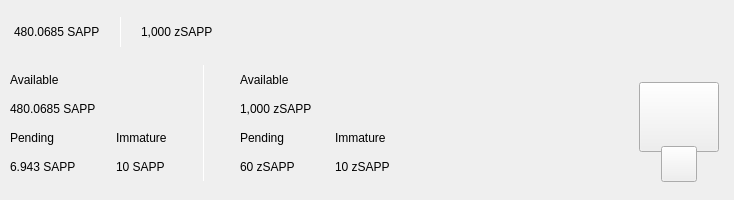
<?xml version="1.0" encoding="UTF-8"?>
<ui version="4.0">
 <class>TopBar</class>
 <widget class="QWidget" name="TopBar">
  <property name="geometry">
   <rect>
    <x>0</x>
    <y>0</y>
    <width>734</width>
    <height>200</height>
   </rect>
  </property>
  <property name="minimumSize">
   <size>
    <width>0</width>
    <height>200</height>
   </size>
  </property>
  <property name="maximumSize">
   <size>
    <width>16777215</width>
    <height>200</height>
   </size>
  </property>
  <property name="windowTitle">
   <string>Form</string>
  </property>
  <layout class="QVBoxLayout" name="verticalLayout_10" stretch="0">
   <property name="spacing">
    <number>0</number>
   </property>
   <property name="leftMargin">
    <number>0</number>
   </property>
   <property name="topMargin">
    <number>0</number>
   </property>
   <property name="rightMargin">
    <number>0</number>
   </property>
   <property name="bottomMargin">
    <number>0</number>
   </property>
   <item>
    <widget class="PFBorderImage" name="containerTop">
     <layout class="QVBoxLayout" name="verticalLayout_11">
      <property name="spacing">
       <number>0</number>
      </property>
      <property name="leftMargin">
       <number>0</number>
      </property>
      <property name="topMargin">
       <number>0</number>
      </property>
      <property name="rightMargin">
       <number>0</number>
      </property>
      <property name="bottomMargin">
       <number>0</number>
      </property>
      <item>
       <widget class="QWidget" name="top_container_2" native="true">
        <property name="minimumSize">
         <size>
          <width>0</width>
          <height>65</height>
         </size>
        </property>
        <layout class="QHBoxLayout" name="top_container">
         <property name="spacing">
          <number>0</number>
         </property>
         <property name="leftMargin">
          <number>14</number>
         </property>
         <property name="topMargin">
          <number>0</number>
         </property>
         <property name="rightMargin">
          <number>14</number>
         </property>
         <property name="bottomMargin">
          <number>0</number>
         </property>
         <item alignment="Qt::AlignVCenter">
          <widget class="QWidget" name="widgetTopAmount" native="true">
           <property name="sizePolicy">
            <sizepolicy hsizetype="Preferred" vsizetype="Maximum">
             <horstretch>0</horstretch>
             <verstretch>0</verstretch>
            </sizepolicy>
           </property>
           <layout class="QHBoxLayout" name="horizontalLayout_5">
            <property name="spacing">
             <number>0</number>
            </property>
            <property name="leftMargin">
             <number>0</number>
            </property>
            <property name="topMargin">
             <number>0</number>
            </property>
            <property name="rightMargin">
             <number>0</number>
            </property>
            <property name="bottomMargin">
             <number>0</number>
            </property>
            <item alignment="Qt::AlignTop">
             <widget class="QLabel" name="labelAmountTopPiv">
              <property name="minimumSize">
               <size>
                <width>0</width>
                <height>36</height>
               </size>
              </property>
              <property name="styleSheet">
               <string notr="true">padding:0px;margin:0px;</string>
              </property>
              <property name="text">
               <string notr="true">480.0685 SAPP</string>
              </property>
             </widget>
            </item>
            <item>
             <spacer name="horizontalSpacer_11">
              <property name="orientation">
               <enum>Qt::Horizontal</enum>
              </property>
              <property name="sizeType">
               <enum>QSizePolicy::Fixed</enum>
              </property>
              <property name="sizeHint" stdset="0">
               <size>
                <width>20</width>
                <height>20</height>
               </size>
              </property>
             </spacer>
            </item>
            <item alignment="Qt::AlignVCenter">
             <widget class="QLabel" name="typeSpacerTop">
              <property name="minimumSize">
               <size>
                <width>1</width>
                <height>30</height>
               </size>
              </property>
              <property name="maximumSize">
               <size>
                <width>1</width>
                <height>30</height>
               </size>
              </property>
              <property name="styleSheet">
               <string notr="true">background-color:white;
padding:0px;
border:none;</string>
              </property>
              <property name="text">
               <string/>
              </property>
             </widget>
            </item>
            <item>
             <spacer name="horizontalSpacer_12">
              <property name="orientation">
               <enum>Qt::Horizontal</enum>
              </property>
              <property name="sizeType">
               <enum>QSizePolicy::Fixed</enum>
              </property>
              <property name="sizeHint" stdset="0">
               <size>
                <width>20</width>
                <height>20</height>
               </size>
              </property>
             </spacer>
            </item>
            <item alignment="Qt::AlignTop">
             <widget class="QLabel" name="labelAmountTopzPiv">
              <property name="minimumSize">
               <size>
                <width>0</width>
                <height>36</height>
               </size>
              </property>
              <property name="text">
               <string notr="true">1,000 zSAPP</string>
              </property>
             </widget>
            </item>
           </layout>
          </widget>
         </item>
         <item>
          <spacer name="horizontalSpacer">
           <property name="orientation">
            <enum>Qt::Horizontal</enum>
           </property>
           <property name="sizeHint" stdset="0">
            <size>
             <width>40</width>
             <height>20</height>
            </size>
           </property>
          </spacer>
         </item>
         <item>
          <layout class="QHBoxLayout" name="horizontalLayout_4">
           <property name="spacing">
            <number>12</number>
           </property>
           <property name="rightMargin">
            <number>0</number>
           </property>
           <item alignment="Qt::AlignRight">
            <widget class="QWidget" name="layoutSync" native="true">
             <property name="minimumSize">
              <size>
               <width>0</width>
               <height>36</height>
              </size>
             </property>
             <property name="maximumSize">
              <size>
               <width>16777215</width>
               <height>36</height>
              </size>
             </property>
             <layout class="QVBoxLayout" name="verticalLayout_9">
              <property name="leftMargin">
               <number>0</number>
              </property>
              <property name="topMargin">
               <number>0</number>
              </property>
              <property name="rightMargin">
               <number>0</number>
              </property>
              <property name="bottomMargin">
               <number>0</number>
              </property>
              <item>
               <widget class="ExpandableButton" name="pushButtonSync" native="true">
                <property name="minimumSize">
                 <size>
                  <width>36</width>
                  <height>36</height>
                 </size>
                </property>
                <property name="maximumSize">
                 <size>
                  <width>16777215</width>
                  <height>36</height>
                 </size>
                </property>
               </widget>
              </item>
             </layout>
            </widget>
           </item>
           <item>
            <widget class="ExpandableButton" name="pushButtonHDUpgrade" native="true">
             <property name="minimumSize">
              <size>
               <width>36</width>
               <height>36</height>
              </size>
             </property>
            </widget>
           </item>
           <item>
            <widget class="ExpandableButton" name="pushButtonStack" native="true">
             <property name="minimumSize">
              <size>
               <width>36</width>
               <height>36</height>
              </size>
             </property>
            </widget>
           </item>
           <item>
            <widget class="ExpandableButton" name="pushButtonColdStaking" native="true">
             <property name="minimumSize">
              <size>
               <width>36</width>
               <height>36</height>
              </size>
             </property>
            </widget>
           </item>
           <item>
            <widget class="ExpandableButton" name="pushButtonConnection" native="true">
             <property name="minimumSize">
              <size>
               <width>36</width>
               <height>36</height>
              </size>
             </property>
            </widget>
           </item>
           <item>
            <widget class="ExpandableButton" name="pushButtonTor" native="true">
             <property name="minimumSize">
              <size>
               <width>36</width>
               <height>36</height>
              </size>
             </property>
            </widget>
           </item>
           <item>
            <widget class="ExpandableButton" name="pushButtonLock" native="true">
             <property name="sizePolicy">
              <sizepolicy hsizetype="Expanding" vsizetype="Expanding">
               <horstretch>0</horstretch>
               <verstretch>0</verstretch>
              </sizepolicy>
             </property>
             <property name="minimumSize">
              <size>
               <width>36</width>
               <height>0</height>
              </size>
             </property>
            </widget>
           </item>
          </layout>
         </item>
        </layout>
       </widget>
      </item>
      <item>
       <widget class="QWidget" name="bottom_container" native="true">
        <property name="minimumSize">
         <size>
          <width>0</width>
          <height>135</height>
         </size>
        </property>
        <layout class="QHBoxLayout" name="botton_container">
         <property name="leftMargin">
          <number>10</number>
         </property>
         <property name="topMargin">
          <number>0</number>
         </property>
         <property name="rightMargin">
          <number>10</number>
         </property>
         <property name="bottomMargin">
          <number>10</number>
         </property>
         <item>
          <layout class="QHBoxLayout" name="horizontalLayout_3">
           <property name="bottomMargin">
            <number>9</number>
           </property>
           <item>
            <layout class="QVBoxLayout" name="verticalLayout_7">
             <property name="spacing">
              <number>0</number>
             </property>
             <property name="leftMargin">
              <number>0</number>
             </property>
             <property name="rightMargin">
              <number>30</number>
             </property>
             <item>
              <layout class="QVBoxLayout" name="verticalLayout_2">
               <item>
                <widget class="QLabel" name="labelTitle1">
                 <property name="text">
                  <string>Available</string>
                 </property>
                </widget>
               </item>
               <item>
                <widget class="QLabel" name="labelAmountPiv">
                 <property name="text">
                  <string notr="true">480.0685 SAPP</string>
                 </property>
                </widget>
               </item>
              </layout>
             </item>
             <item>
              <layout class="QHBoxLayout" name="horizontalLayout_2">
               <property name="spacing">
                <number>0</number>
               </property>
               <item>
                <layout class="QVBoxLayout" name="verticalLayout_3">
                 <item>
                  <widget class="QLabel" name="labelTitle3">
                   <property name="text">
                    <string>Pending</string>
                   </property>
                  </widget>
                 </item>
                 <item>
                  <widget class="QLabel" name="labelPendingPiv">
                   <property name="text">
                    <string notr="true">6.943 SAPP</string>
                   </property>
                  </widget>
                 </item>
                </layout>
               </item>
               <item>
                <spacer name="horizontalSpacer_3">
                 <property name="orientation">
                  <enum>Qt::Horizontal</enum>
                 </property>
                 <property name="sizeType">
                  <enum>QSizePolicy::Fixed</enum>
                 </property>
                 <property name="sizeHint" stdset="0">
                  <size>
                   <width>40</width>
                   <height>20</height>
                  </size>
                 </property>
                </spacer>
               </item>
               <item>
                <layout class="QVBoxLayout" name="verticalLayout_4">
                 <item>
                  <widget class="QLabel" name="labelTitle4">
                   <property name="text">
                    <string>Immature</string>
                   </property>
                  </widget>
                 </item>
                 <item>
                  <widget class="QLabel" name="labelImmaturePiv">
                   <property name="text">
                    <string notr="true">10 SAPP</string>
                   </property>
                  </widget>
                 </item>
                </layout>
               </item>
              </layout>
             </item>
            </layout>
           </item>
           <item>
            <widget class="QLabel" name="typeSpacerExpanded">
             <property name="minimumSize">
              <size>
               <width>1</width>
               <height>100</height>
              </size>
             </property>
             <property name="maximumSize">
              <size>
               <width>1</width>
               <height>16777215</height>
              </size>
             </property>
             <property name="styleSheet">
              <string notr="true">background-color:white;
padding:0px;
border:none;</string>
             </property>
             <property name="text">
              <string/>
             </property>
            </widget>
           </item>
           <item>
            <widget class="QWidget" name="zerocoinBalances" native="true">
             <layout class="QVBoxLayout" name="verticalLayout_8">
              <property name="spacing">
               <number>0</number>
              </property>
              <property name="leftMargin">
               <number>30</number>
              </property>
              <property name="topMargin">
               <number>0</number>
              </property>
              <property name="rightMargin">
               <number>0</number>
              </property>
              <property name="bottomMargin">
               <number>0</number>
              </property>
              <item>
               <layout class="QVBoxLayout" name="verticalLayout">
                <item>
                 <widget class="QLabel" name="labelTitleAvailablezPiv">
                  <property name="text">
                   <string>Available</string>
                  </property>
                 </widget>
                </item>
                <item>
                 <widget class="QLabel" name="labelAvailablezPiv">
                  <property name="text">
                   <string notr="true">1,000 zSAPP</string>
                  </property>
                 </widget>
                </item>
               </layout>
              </item>
              <item>
               <layout class="QHBoxLayout" name="horizontalLayout">
                <property name="spacing">
                 <number>0</number>
                </property>
                <item>
                 <layout class="QVBoxLayout" name="verticalLayout_5">
                  <item>
                   <widget class="QLabel" name="labelTitlePendingzPiv">
                    <property name="text">
                     <string>Pending</string>
                    </property>
                   </widget>
                  </item>
                  <item>
                   <widget class="QLabel" name="labelPendingzPiv">
                    <property name="text">
                     <string notr="true">60 zSAPP</string>
                    </property>
                   </widget>
                  </item>
                 </layout>
                </item>
                <item>
                 <spacer name="horizontalSpacer_4">
                  <property name="orientation">
                   <enum>Qt::Horizontal</enum>
                  </property>
                  <property name="sizeType">
                   <enum>QSizePolicy::Fixed</enum>
                  </property>
                  <property name="sizeHint" stdset="0">
                   <size>
                    <width>40</width>
                    <height>20</height>
                   </size>
                  </property>
                 </spacer>
                </item>
                <item>
                 <layout class="QVBoxLayout" name="verticalLayout_6">
                  <item>
                   <widget class="QLabel" name="labelTitleImmaturezPiv">
                    <property name="text">
                     <string>Immature</string>
                    </property>
                   </widget>
                  </item>
                  <item>
                   <widget class="QLabel" name="labelImmaturezPiv">
                    <property name="text">
                     <string notr="true">10 zSAPP</string>
                    </property>
                   </widget>
                  </item>
                 </layout>
                </item>
               </layout>
              </item>
             </layout>
            </widget>
           </item>
          </layout>
         </item>
         <item>
          <spacer name="horizontalSpacer_2">
           <property name="orientation">
            <enum>Qt::Horizontal</enum>
           </property>
           <property name="sizeHint" stdset="0">
            <size>
             <width>40</width>
             <height>20</height>
            </size>
           </property>
          </spacer>
         </item>
         <item alignment="Qt::AlignHCenter|Qt::AlignVCenter">
          <widget class="QWidget" name="qrContainer" native="true">
           <property name="sizePolicy">
            <sizepolicy hsizetype="Preferred" vsizetype="Minimum">
             <horstretch>0</horstretch>
             <verstretch>0</verstretch>
            </sizepolicy>
           </property>
           <property name="minimumSize">
            <size>
             <width>90</width>
             <height>110</height>
            </size>
           </property>
           <property name="maximumSize">
            <size>
             <width>90</width>
             <height>110</height>
            </size>
           </property>
           <layout class="QVBoxLayout" name="containerQR">
            <property name="spacing">
             <number>0</number>
            </property>
            <property name="leftMargin">
             <number>5</number>
            </property>
            <property name="topMargin">
             <number>10</number>
            </property>
            <property name="rightMargin">
             <number>5</number>
            </property>
            <property name="bottomMargin">
             <number>0</number>
            </property>
            <item>
             <widget class="QPushButton" name="btnQr">
              <property name="minimumSize">
               <size>
                <width>70</width>
                <height>70</height>
               </size>
              </property>
              <property name="maximumSize">
               <size>
                <width>16777215</width>
                <height>70</height>
               </size>
              </property>
              <property name="focusPolicy">
               <enum>Qt::NoFocus</enum>
              </property>
              <property name="text">
               <string/>
              </property>
              <property name="iconSize">
               <size>
                <width>70</width>
                <height>70</height>
               </size>
              </property>
             </widget>
            </item>
            <item>
             <spacer name="verticalSpacer">
              <property name="orientation">
               <enum>Qt::Vertical</enum>
              </property>
              <property name="sizeType">
               <enum>QSizePolicy::Fixed</enum>
              </property>
              <property name="sizeHint" stdset="0">
               <size>
                <width>20</width>
                <height>20</height>
               </size>
              </property>
             </spacer>
            </item>
            <item alignment="Qt::AlignHCenter|Qt::AlignBottom">
             <widget class="QPushButton" name="pushButtonQR">
              <property name="minimumSize">
               <size>
                <width>36</width>
                <height>36</height>
               </size>
              </property>
              <property name="maximumSize">
               <size>
                <width>36</width>
                <height>36</height>
               </size>
              </property>
              <property name="focusPolicy">
               <enum>Qt::NoFocus</enum>
              </property>
              <property name="text">
               <string/>
              </property>
             </widget>
            </item>
           </layout>
          </widget>
         </item>
        </layout>
       </widget>
      </item>
     </layout>
    </widget>
   </item>
  </layout>
 </widget>
 <customwidgets>
  <customwidget>
   <class>ExpandableButton</class>
   <extends>QWidget</extends>
   <header>qt/pivx/expandablebutton.h</header>
   <container>1</container>
  </customwidget>
  <customwidget>
   <class>PFBorderImage</class>
   <extends>QFrame</extends>
   <header>qt/pivx/pfborderimage.h</header>
   <container>1</container>
  </customwidget>
 </customwidgets>
 <resources/>
 <connections/>
</ui>
